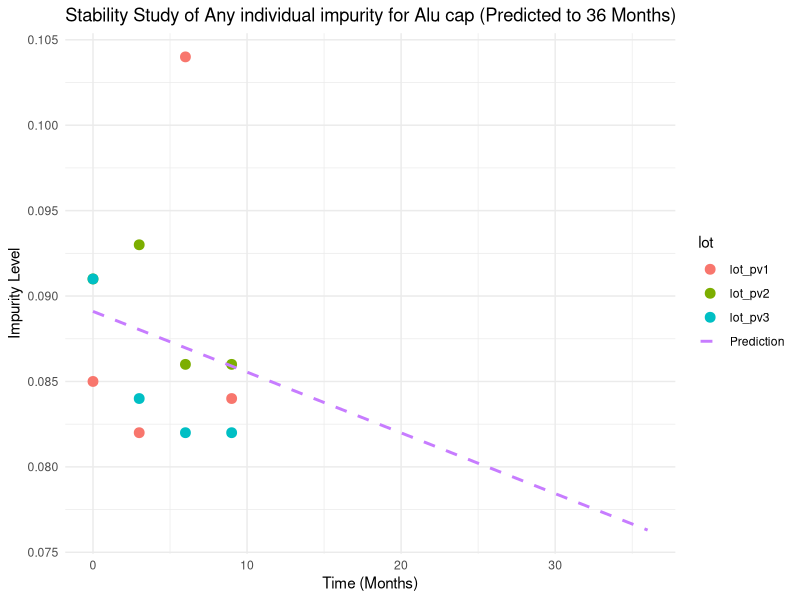
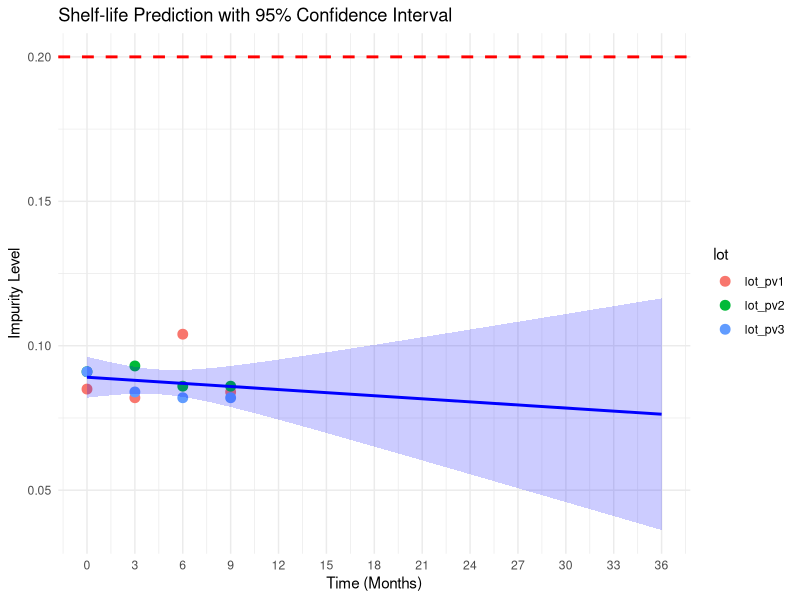

Write the R code that produced these figures, in order.
library(ggplot2)
time <- c(0, 3, 6, 9, 0, 3, 6, 9, 0, 3, 6, 9)
Any_imp <- c(0.085, 0.082, 0.104, 0.084, 
              0.091, 0.093, 0.086, 0.086,
              0.091, 0.084, 0.082, 0.082)
lot <- rep(c("lot_pv1", "lot_pv2", "lot_pv3"), each=4)
data <- data.frame(time, Any_imp, lot)
model <- lm(Any_imp ~ time, data=data)
summary(model)
shelf_life <- (0.2 - coef(model)[1]) / coef(model)[2]
print(paste("Estimated shelf-life:", round(shelf_life, 2), "months"))


new_time <- seq(0, 36, by=3)
predicted_Any_imp <- predict(model, newdata=data.frame(time=new_time))
predicted_data <- data.frame(time=new_time, Any_imp=predicted_Any_imp, lot="Prediction")
combined_data <- rbind(data, predicted_data)
ggplot(combined_data, aes(x=time, y=Any_imp, color=lot)) +
  geom_point(data=data, size=3) +  # จุดข้อมูลจริง
  geom_line(data=predicted_data, linetype="dashed", size=1) +  # เส้นพยากรณ์
  labs(title="Stability Study of Any individual impurity for Alu cap (Predicted to 36 Months)",
       x="Time (Months)", y="Impurity Level") +
  theme_minimal()



new_time <- seq(0, 36, by=1)
predictions <- predict(model, newdata=data.frame(time=new_time), interval="confidence", level=0.95)
predicted_data <- data.frame(time=new_time, Any_imp=predictions[,1],
                             lower=predictions[,2], upper=predictions[,3])
predicted_data <- na.omit(predicted_data)
if (any(predicted_data$upper >= 0.2)) {
  shelf_life_95CI <- approx(predicted_data$upper, predicted_data$time, xout=0.2)$y
} else {
  shelf_life_95CI <- NA  # ถ้าไม่มีค่าที่ถึง 0.1 ให้คืนค่า NA
}
print(paste("Shelf-life at 95% Confidence Level:", round(shelf_life_95CI, 2), "months"))

custom_breaks <- c(0, 3, 6, 9, 12,15,18,21,24,27,30,33,36)

ggplot() +
  geom_point(data=data, aes(x=time, y=Any_imp, color=lot), size=3) +  # จุดข้อมูลจริง
  geom_line(data=predicted_data, aes(x=time, y=Any_imp), color="blue", size=1) +  # เส้นพยากรณ์
  geom_ribbon(data=predicted_data, aes(x=time, ymin=lower, ymax=upper), fill="blue", alpha=0.2) +  # แสดง CI
  geom_hline(yintercept=0.2, linetype="dashed", color="red", size=1) +  # เส้น impurity limit
  {if (!is.na(shelf_life_95CI))geom_vline(xintercept=shelf_life_95CI, linetype="dotted", color="black", size=1)} +  # เส้น shelf-lif
  scale_x_continuous(breaks=custom_breaks) +
  labs(title="Shelf-life Prediction with 95% Confidence Interval",
       x="Time (Months)", y="Impurity Level") +
  theme_minimal()
